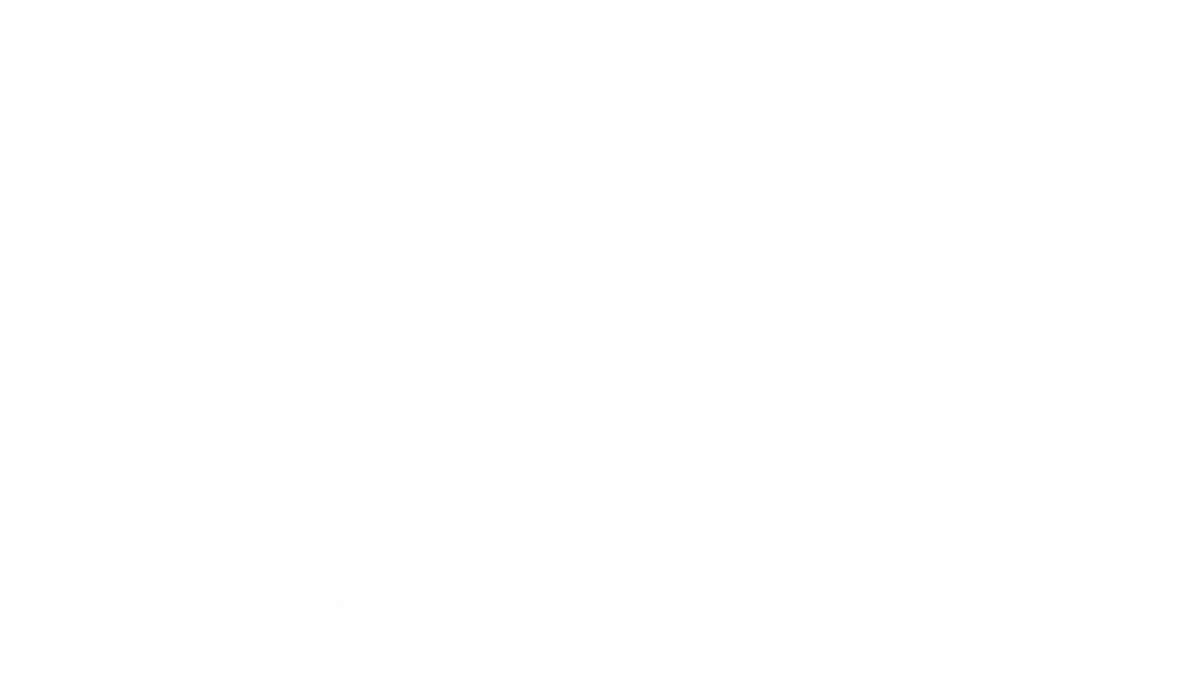
Frame 1 (no input)
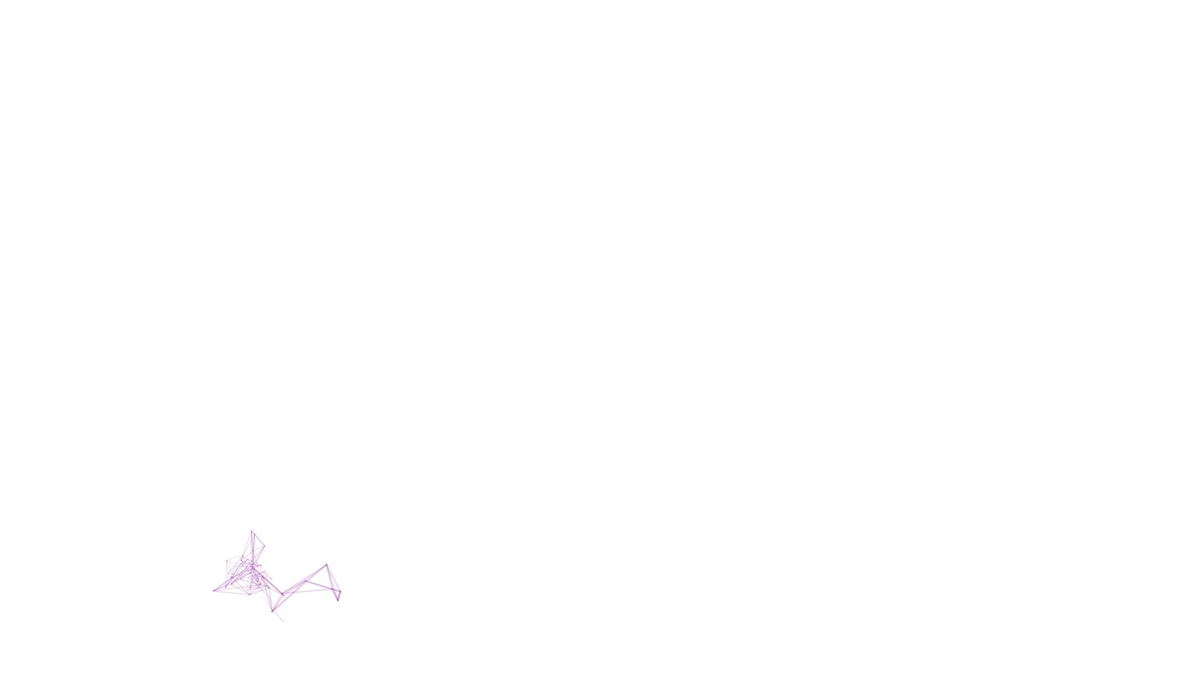
Frame 60 (the mouse pressed at the canvas centre just before this capture)
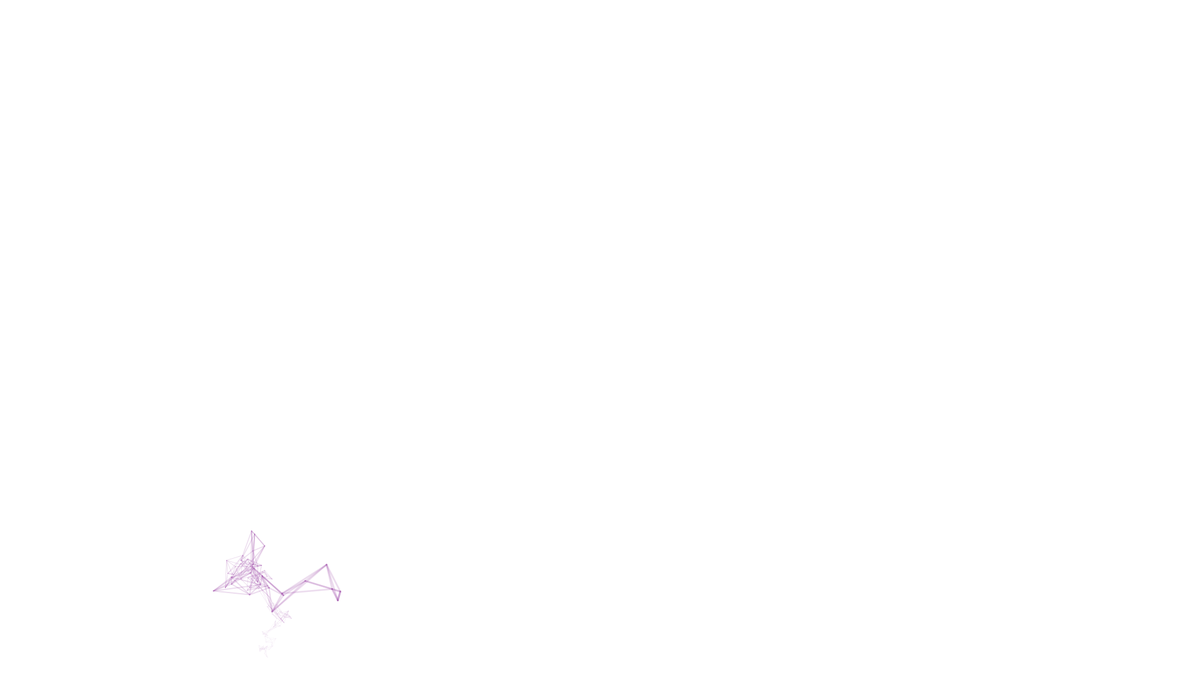
Frame 120 (the mouse held since frame 60 and released just before this capture)

The Processing sketch that drew these frames (run headless with seeded random() and noise(); from frame 60 on, the mouse is pressed at the canvas centre):

// Processing sketch: polymatrix1_1
// ── polymatrix1_1.pde
void setup(){
  size(1920,1080);
  smooth();
  //background(22,22,29);
 stroke(random(100,150),random(20,80),random(70,150),random(170));
  background(255);
}
float h=540;
float w=960;

float x=h;
float y=w;
float x2=h;
float y2=w;
float x3=h;
float y3=w;
float xr=h;
float yr=w;
float i=0;
float strokeW=3;
float x2r;
float y2r;


void draw(){
 

  if(strokeW>0.005){
    for(int i=0;i<1;i++){
      if(random(1000)>=999){
        strokeW=2;}
      drawPoly(x,y,x2,y2,x3,y3);
      
      x3=x2;
      y3=y2;      
      x2=x;
      y2=y;
      x=xr;
      y=yr;
      strokeWeight(strokeW);
      strokeW=strokeW*random(0.95,0.99);
    }
    if(random(1000)>=998){
        drawEl(xr,yr);}
  xr=randomDistance(x,strokeW);
  yr=randomDistance(y,strokeW);
 }
 else{
   if(random(1000)>=900){
      i=0;
    x2r= random(1920);
    y2r= random(1080);
    x=x2r;
    y=y2r;
    x2=x2r;
    y2=y2r;
    x3=x2r;
    y3=y2r;
    xr=x2r;
    yr=y2r;
    strokeW=3*random(0.8,1.2);
    //stroke(random(0,250),random(75,150),random(75,150),random(75,250));
    stroke(random(100,150),random(20,80),random(70,150),random(170));
   }else{
     
    i=0;
    x=w;
    y=h;
    x2=w;
    y2=h;
    x3=w;
    y3=h;
    xr=w;
    yr=h;
    strokeW=3*random(0.8,1.2);
    //stroke(random(0,250),random(75,150),random(75,150),random(75,250));
     stroke(random(100,150),random(20,80),random(70,150),random(170));
   }
  }
  }

void drawPoly(float x,float y, float x2, float y2, float x3, float y3){
  line(x,y,xr,yr);
  line(x2,y2,xr,yr);
  line(x3,y3,xr,yr);
  
  
  
}
void drawEl(float x, float y){
  float a=random(10);
  noStroke();
  fill(random(255),random(0,100));
  ellipse(x,y,a,a);
}
  
public float randomDistance(float x, float i){
  float xrandom;
  float dist=25;
  float k=(sqrt(i));
 
  xrandom=x+random(-dist,dist)*k;
  return xrandom;
}
  
  
